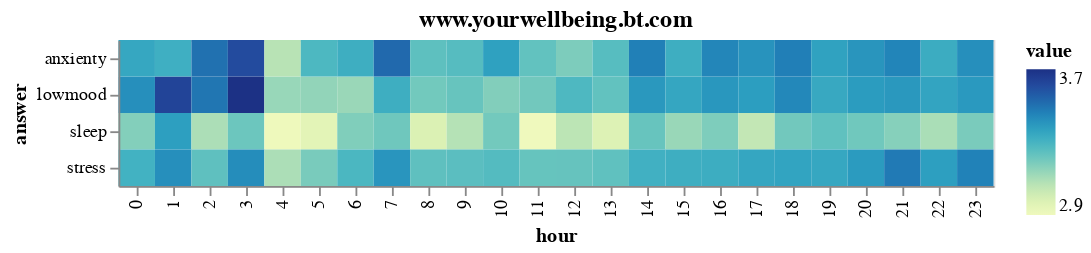

Notebook code for this chart:
### Code cell
_3

### Figure 1 — Vega-Lite specification as saved in the notebook (floating-point values rounded to 4 significant figures)
{"config": {"view": {"continuousWidth": 400, "continuousHeight": 300}}, "data": {"name": "data-e9b7887d39bf1fc1147a62beae4d5216"}, "mark": "rect", "encoding": {"color": {"type": "quantitative", "field": "value"}, "x": {"type": "ordinal", "field": "hour"}, "y": {"type": "ordinal", "field": "answer"}}, "title": "www.yourwellbeing.bt.com", "$schema": "https://vega.github.io/schema/vega-lite/v4.8.1.json", "datasets": {"data-e9b7887d39bf1fc1147a62beae4d5216": [{"hour": 0, "source": "www.thefa.com", "answer": "lowmood", "value": 3.41}, {"hour": 1, "source": "www.thefa.com", "answer": "lowmood", "value": 3.624}, {"hour": 2, "source": "www.thefa.com", "answer": "lowmood", "value": 3.481}, {"hour": 3, "source": "www.thefa.com", "answer": "lowmood", "value": 3.692}, {"hour": 4, "source": "www.thefa.com", "answer": "lowmood", "value": 3.115}, {"hour": 5, "source": "www.thefa.com", "answer": "lowmood", "value": 3.128}, {"hour": 6, "source": "www.thefa.com", "answer": "lowmood", "value": 3.112}, {"hour": 7, "source": "www.thefa.com", "answer": "lowmood", "value": 3.309}, {"hour": 8, "source": "www.thefa.com", "answer": "lowmood", "value": 3.187}, {"hour": 9, "source": "www.thefa.com", "answer": "lowmood", "value": 3.209}, {"hour": 10, "source": "www.thefa.com", "answer": "lowmood", "value": 3.158}, {"hour": 11, "source": "www.thefa.com", "answer": "lowmood", "value": 3.188}, {"hour": 12, "source": "www.thefa.com", "answer": "lowmood", "value": 3.267}, {"hour": 13, "source": "www.thefa.com", "answer": "lowmood", "value": 3.22}, {"hour": 14, "source": "www.thefa.com", "answer": "lowmood", "value": 3.385}, {"hour": 15, "source": "www.thefa.com", "answer": "lowmood", "value": 3.339}, {"hour": 16, "source": "www.thefa.com", "answer": "lowmood", "value": 3.389}, {"hour": 17, "source": "www.thefa.com", "answer": "lowmood", "value": 3.368}, {"hour": 18, "source": "www.thefa.com", "answer": "lowmood", "value": 3.431}, {"hour": 19, "source": "www.thefa.com", "answer": "lowmood", "value": 3.329}, {"hour": 20, "source": "www.thefa.com", "answer": "lowmood", "value": 3.374}, {"hour": 21, "source": "www.thefa.com", "answer": "lowmood", "value": 3.384}, {"hour": 22, "source": "www.thefa.com", "answer": "lowmood", "value": 3.345}, {"hour": 23, "source": "www.thefa.com", "answer": "lowmood", "value": 3.381}, {"hour": 0, "source": "www.thefa.com", "answer": "sleep", "value": 3.156}, {"hour": 1, "source": "www.thefa.com", "answer": "sleep", "value": 3.365}, {"hour": 2, "source": "www.thefa.com", "answer": "sleep", "value": 3.076}, {"hour": 3, "source": "www.thefa.com", "answer": "sleep", "value": 3.2}, {"hour": 4, "source": "www.thefa.com", "answer": "sleep", "value": 2.885}, {"hour": 5, "source": "www.thefa.com", "answer": "sleep", "value": 2.93}, {"hour": 6, "source": "www.thefa.com", "answer": "sleep", "value": 3.161}, {"hour": 7, "source": "www.thefa.com", "answer": "sleep", "value": 3.193}, {"hour": 8, "source": "www.thefa.com", "answer": "sleep", "value": 2.959}, {"hour": 9, "source": "www.thefa.com", "answer": "sleep", "value": 3.058}, {"hour": 10, "source": "www.thefa.com", "answer": "sleep", "value": 3.186}, {"hour": 11, "source": "www.thefa.com", "answer": "sleep", "value": 2.88}, {"hour": 12, "source": "www.thefa.com", "answer": "sleep", "value": 3.044}, {"hour": 13, "source": "www.thefa.com", "answer": "sleep", "value": 2.954}, {"hour": 14, "source": "www.thefa.com", "answer": "sleep", "value": 3.209}, {"hour": 15, "source": "www.thefa.com", "answer": "sleep", "value": 3.113}, {"hour": 16, "source": "www.thefa.com", "answer": "sleep", "value": 3.166}, {"hour": 17, "source": "www.thefa.com", "answer": "sleep", "value": 3.025}, {"hour": 18, "source": "www.thefa.com", "answer": "sleep", "value": 3.188}, {"hour": 19, "source": "www.thefa.com", "answer": "sleep", "value": 3.226}, {"hour": 20, "source": "www.thefa.com", "answer": "sleep", "value": 3.192}, {"hour": 21, "source": "www.thefa.com", "answer": "sleep", "value": 3.15}, {"hour": 22, "source": "www.thefa.com", "answer": "sleep", "value": 3.08}, {"hour": 23, "source": "www.thefa.com", "answer": "sleep", "value": 3.173}, {"hour": 0, "source": "www.thefa.com", "answer": "anxienty", "value": 3.335}, {"hour": 1, "source": "www.thefa.com", "answer": "anxienty", "value": 3.306}, {"hour": 2, "source": "www.thefa.com", "answer": "anxienty", "value": 3.494}, {"hour": 3, "source": "www.thefa.com", "answer": "anxienty", "value": 3.6}, {"hour": 4, "source": "www.thefa.com", "answer": "anxienty", "value": 3.051}, {"hour": 5, "source": "www.thefa.com", "answer": "anxienty", "value": 3.267}, {"hour": 6, "source": "www.thefa.com", "answer": "anxienty", "value": 3.308}, {"hour": 7, "source": "www.thefa.com", "answer": "anxienty", "value": 3.514}, {"hour": 8, "source": "www.thefa.com", "answer": "anxienty", "value": 3.23}, {"hour": 9, "source": "www.thefa.com", "answer": "anxienty", "value": 3.248}, {"hour": 10, "source": "www.thefa.com", "answer": "anxienty", "value": 3.356}, {"hour": 11, "source": "www.thefa.com", "answer": "anxienty", "value": 3.221}, {"hour": 12, "source": "www.thefa.com", "answer": "anxienty", "value": 3.168}, {"hour": 13, "source": "www.thefa.com", "answer": "anxienty", "value": 3.245}, {"hour": 14, "source": "www.thefa.com", "answer": "anxienty", "value": 3.453}, {"hour": 15, "source": "www.thefa.com", "answer": "anxienty", "value": 3.309}, {"hour": 16, "source": "www.thefa.com", "answer": "anxienty", "value": 3.436}, {"hour": 17, "source": "www.thefa.com", "answer": "anxienty", "value": 3.4}, {"hour": 18, "source": "www.thefa.com", "answer": "anxienty", "value": 3.455}, {"hour": 19, "source": "www.thefa.com", "answer": "anxienty", "value": 3.354}, {"hour": 20, "source": "www.thefa.com", "answer": "anxienty", "value": 3.393}, {"hour": 21, "source": "www.thefa.com", "answer": "anxienty", "value": 3.44}, {"hour": 22, "source": "www.thefa.com", "answer": "anxienty", "value": 3.317}, {"hour": 23, "source": "www.thefa.com", "answer": "anxienty", "value": 3.412}, {"hour": 0, "source": "www.thefa.com", "answer": "stress", "value": 3.295}, {"hour": 1, "source": "www.thefa.com", "answer": "stress", "value": 3.412}, {"hour": 2, "source": "www.thefa.com", "answer": "stress", "value": 3.228}, {"hour": 3, "source": "www.thefa.com", "answer": "stress", "value": 3.415}, {"hour": 4, "source": "www.thefa.com", "answer": "stress", "value": 3.077}, {"hour": 5, "source": "www.thefa.com", "answer": "stress", "value": 3.174}, {"hour": 6, "source": "www.thefa.com", "answer": "stress", "value": 3.273}, {"hour": 7, "source": "www.thefa.com", "answer": "stress", "value": 3.392}, {"hour": 8, "source": "www.thefa.com", "answer": "stress", "value": 3.228}, {"hour": 9, "source": "www.thefa.com", "answer": "stress", "value": 3.236}, {"hour": 10, "source": "www.thefa.com", "answer": "stress", "value": 3.252}, {"hour": 11, "source": "www.thefa.com", "answer": "stress", "value": 3.211}, {"hour": 12, "source": "www.thefa.com", "answer": "stress", "value": 3.212}, {"hour": 13, "source": "www.thefa.com", "answer": "stress", "value": 3.224}, {"hour": 14, "source": "www.thefa.com", "answer": "stress", "value": 3.299}, {"hour": 15, "source": "www.thefa.com", "answer": "stress", "value": 3.309}, {"hour": 16, "source": "www.thefa.com", "answer": "stress", "value": 3.311}, {"hour": 17, "source": "www.thefa.com", "answer": "stress", "value": 3.338}, {"hour": 18, "source": "www.thefa.com", "answer": "stress", "value": 3.347}, {"hour": 19, "source": "www.thefa.com", "answer": "stress", "value": 3.334}, {"hour": 20, "source": "www.thefa.com", "answer": "stress", "value": 3.375}, {"hour": 21, "source": "www.thefa.com", "answer": "stress", "value": 3.468}, {"hour": 22, "source": "www.thefa.com", "answer": "stress", "value": 3.364}, {"hour": 23, "source": "www.thefa.com", "answer": "stress", "value": 3.449}]}}
